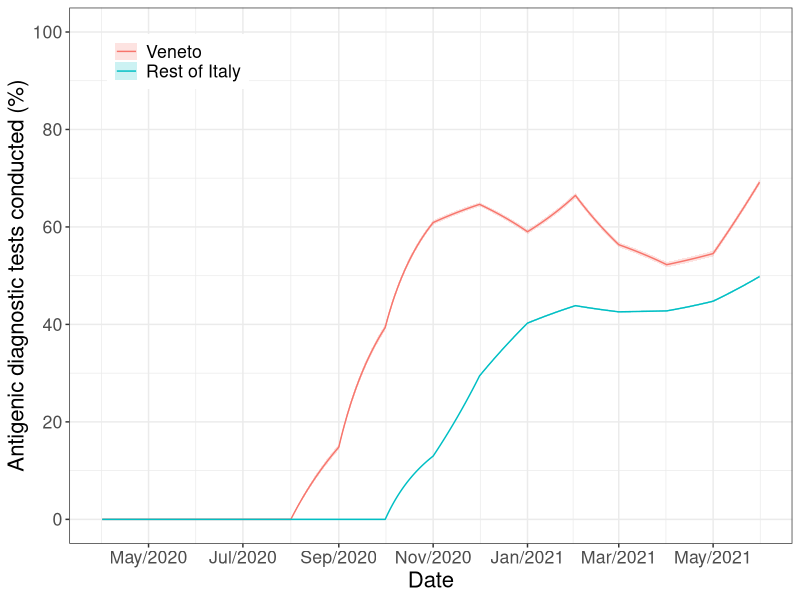

Source code (R):

################  Plot data on number of antigen and molecular tests in Veneto and Italy (Figure 1) ################   

################    Set up ################   


# rm(list = ls())

################  Import data ###############

library(Hmisc)
library(tidyverse)

  
Italy_test_data = read.csv("model_fitting/data/Italy_daily_test_data.csv") 
Italy_test_data$total = Italy_test_data$pcr_daily_average + Italy_test_data$antigen_daily_average

Veneto_test_data = read.csv("model_fitting/data/Veneto_daily_test_data.csv") 
Veneto_test_data$total = Veneto_test_data$pcr_daily_average + Veneto_test_data$antigen_daily_average


################  Format and plot ###############


Veneto_test_conf = data.frame(Date = Veneto_test_data$Date, 
                              Hmisc::binconf(Veneto_test_data$antigen_daily_average, Veneto_test_data$total) * 100 ) 

Italy_test_conf =  data.frame(Date = Italy_test_data$Date, 
                              Hmisc::binconf(Italy_test_data$antigen_daily_average, Italy_test_data$total)* 100)


Veneto_test_conf %>% 
  filter(Date >= "2020-09-01") %>% 
  summarise(mean = mean (PointEst))

Italy_test_conf %>% 
  filter(Date >= "2020-09-01") %>% 
  summarise(mean = mean (PointEst))

Test_conf = Veneto_test_conf %>% 
  bind_rows(Italy_test_conf) %>% 
  mutate(Location = factor(rep(c("Veneto", "Rest of Italy"), each = 426), levels = c("Veneto", "Rest of Italy")),
         Date = as.Date.character(Date)) %>%  
  ggplot(aes(x = Date, y = PointEst )) +
  geom_line(aes(color = Location)) + 
  geom_ribbon(aes(ymin = Lower, ymax = Upper, fill = Location), alpha =0.2) + 
  labs(y = "Antigenic diagnostic tests conducted (%)") +
  theme_bw() + theme(
    text = element_text(size = 16),
    legend.position = c(0.15, 0.9),
    legend.title = element_blank(),
    legend.key.height = unit(.5, 'cm')) +
  scale_x_date(date_labels = "%b/%Y", breaks = "2 months")+
  scale_y_continuous(limits = c(0, 100), breaks = seq(0, 100, 20))


################  Save ###############

ggsave(
  plot = Test_conf,
  filename = "fig1.jpg",
  height = 15,
  width = 20,
  units = "cm",
  dpi = 300
)
